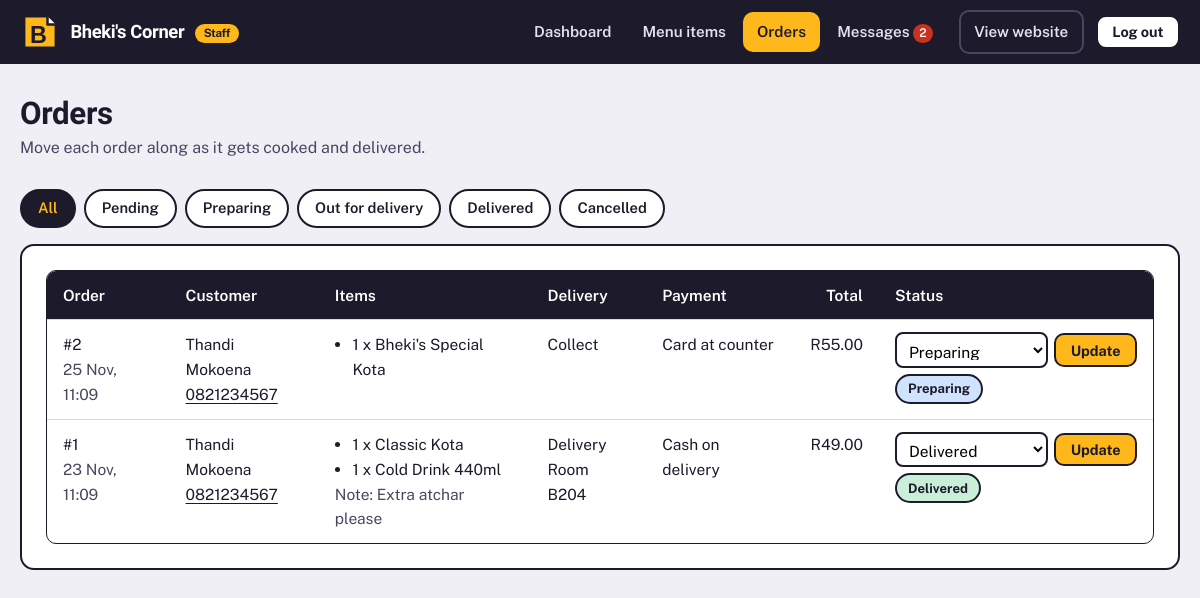
The page /admin/orders.php on the database its author committed.
### tables this page shows
CREATE TABLE tbl_orders (
  order_id INT NOT NULL AUTO_INCREMENT,
  customer_id INT NOT NULL,
  delivery_type VARCHAR(20) NOT NULL DEFAULT 'Delivery',
  room_number VARCHAR(20) DEFAULT NULL,
  payment_method VARCHAR(30) NOT NULL,
  notes VARCHAR(255) DEFAULT NULL,
  total_amount DECIMAL(9,2) NOT NULL,
  status VARCHAR(20) NOT NULL DEFAULT 'Pending',
  order_datetime DATETIME NOT NULL,
  PRIMARY KEY (order_id),
  KEY idx_orders_customer (customer_id),
  CONSTRAINT fk_orders_customer FOREIGN KEY (customer_id) REFERENCES tbl_customers (customer_id) ON DELETE CASCADE ON UPDATE CASCADE
);

CREATE TABLE tbl_customers (
  customer_id INT NOT NULL AUTO_INCREMENT,
  full_name VARCHAR(100) NOT NULL,
  email VARCHAR(150) NOT NULL,
  phone VARCHAR(20) NOT NULL,
  room_number VARCHAR(20) DEFAULT NULL,
  password_hash VARCHAR(255) NOT NULL,
  created_at DATETIME NOT NULL,
  PRIMARY KEY (customer_id),
  UNIQUE KEY uq_customer_email (email)
);

CREATE TABLE tbl_order_items (
  order_item_id INT NOT NULL AUTO_INCREMENT,
  order_id INT NOT NULL,
  product_id INT DEFAULT NULL,
  product_name VARCHAR(100) NOT NULL,
  unit_price DECIMAL(8,2) NOT NULL,
  quantity INT NOT NULL,
  PRIMARY KEY (order_item_id),
  KEY idx_items_order (order_id),
  KEY idx_items_product (product_id),
  CONSTRAINT fk_items_order FOREIGN KEY (order_id) REFERENCES tbl_orders (order_id) ON DELETE CASCADE ON UPDATE CASCADE,
  CONSTRAINT fk_items_product FOREIGN KEY (product_id) REFERENCES tbl_products (product_id) ON DELETE SET NULL ON UPDATE CASCADE
);

### includes/config.php (called while the page is built, shortened)
<?php
function e($text) {
    return htmlspecialchars((string)$text, ENT_QUOTES, 'UTF-8');
}
function money($amount) {
    return 'R' . number_format((float)$amount, 2, '.', ' ');
}
function db_query($conn, $sql, $types = '', $params = array()) {
    $stmt = $conn->prepare($sql);
    if ($types !== '') {
        $refs = array($types);
        foreach ($params as $i => $value) {
            $refs[] = &$params[$i];
        }
        call_user_func_array(array($stmt, 'bind_param'), $refs);
    }
    if (!$stmt->execute()) {
        $stmt->close();
        return false;
    }
    return $stmt;
}
function db_all($conn, $sql, $types = '', $params = array()) {
    $rows = array();
    $stmt = db_query($conn, $sql, $types, $params);
    $result = $stmt->get_result();
    while ($row = $result->fetch_assoc()) {
        $rows[] = $row;
    }
    return $rows;
}
function order_statuses() {
    return array('Pending', 'Preparing', 'Out for delivery', 'Delivered', 'Cancelled');
}
function status_class($status) {
    $map = array(
        'Pending' => 'badge-pending', 'Preparing' => 'badge-preparing', 'Out for delivery' => 'badge-out',
        'Delivered' => 'badge-delivered', 'Cancelled' => 'badge-cancelled'
    );
    return isset($map[$status]) ? $map[$status] : '';
}
?>

### admin/orders.php (the view, shortened to what this page needs)
<?php
require_once '../includes/config.php';
$statuses = order_statuses();
$filter = (isset($_GET['status']) && in_array($_GET['status'], $statuses)) ? $_GET['status'] : '';
$sql = 'SELECT o.*, c.full_name, c.phone FROM tbl_orders o JOIN tbl_customers c ON c.customer_id = o.customer_id';
if ($filter !== '') {
    $orders = db_all($conn, $sql . ' WHERE o.status = ? ORDER BY o.order_datetime DESC, o.order_id DESC', 's', array($filter));
} else {
    $orders = db_all($conn, $sql . ' ORDER BY o.order_datetime DESC, o.order_id DESC');
}
include '../includes/admin-header.php';
?>
<main id="main" class="admin-main">
  <h1>Orders</h1>
  <p class="sub">Move each order along as it gets cooked and delivered.</p>
  <div class="filter-row" aria-label="Filter orders by status">
    <a href="orders.php"<?php echo $filter === '' ? ' class="active"' : ''; ?>>All</a>
    <?php foreach ($statuses as $s) { ?>
    <a href="orders.php?status=<?php echo urlencode($s); ?>"<?php echo $filter === $s ? ' class="active"' : ''; ?>><?php echo e($s); ?></a>
    <?php } ?>
  </div>
  <section class="panel">
    <?php if (count($orders) === 0) { ?>
      <p class="muted">No orders to show.</p>
    <?php } else { ?>
    <div class="table-wrap">
      <table class="table">
        <thead>
          <tr><th scope="col">Order</th><th scope="col">Customer</th><th scope="col">Items</th><th scope="col">Delivery</th><th scope="col">Payment</th><th scope="col" class="num">Total</th><th scope="col">Status</th></tr>
        </thead>
        <tbody>
        <?php foreach ($orders as $o) {
            $items = db_all($conn, 'SELECT product_name, quantity FROM tbl_order_items WHERE order_id = ?', 'i', array((int)$o['order_id'])); ?>
          <tr>
            <td>#<?php echo (int)$o['order_id']; ?><br><span class="muted"><?php echo e(date('d M, H:i', strtotime($o['order_datetime']))); ?></span></td>
            <td><?php echo e($o['full_name']); ?><br><a href="tel:<?php echo e($o['phone']); ?>"><?php echo e($o['phone']); ?></a></td>
            <td>
              <ul style="margin:0;padding-left:1.1rem">
                <?php foreach ($items as $it) { ?><li><?php echo (int)$it['quantity']; ?> x <?php echo e($it['product_name']); ?></li><?php } ?>
              </ul>
              <?php if ($o['notes']) { ?><span class="muted">Note: <?php echo e($o['notes']); ?></span><?php } ?>
            </td>
            <td><?php echo e($o['delivery_type']); ?><?php echo $o['room_number'] ? '<br>Room ' . e($o['room_number']) : ''; ?></td>
            <td><?php echo e($o['payment_method']); ?></td>
            <td class="num"><?php echo money($o['total_amount']); ?></td>
            <td>
              <form class="inline-form" action="../phpscripts/admin-order-status.php" method="post">
                <select id="st<?php echo (int)$o['order_id']; ?>" name="status">
                  <?php foreach ($statuses as $s) { ?><option value="<?php echo e($s); ?>"<?php echo $o['status'] === $s ? ' selected' : ''; ?>><?php echo e($s); ?></option><?php } ?>
                </select>
                <button type="submit" class="btn btn-small">Update</button>
              </form>
              <span class="badge <?php echo status_class($o['status']); ?>" style="margin-top:0.4rem"><?php echo e($o['status']); ?></span>
            </td>
          </tr>
        <?php } ?>
        </tbody>
      </table>
    </div>
    <?php } ?>
  </section>
</main>
<?php include '../includes/admin-footer.php'; ?>

### stylesheets/style.css (style rules this page uses)
:root { --ink: #1d1a2b; --ink-soft: #4a4660; --marigold: #ffb81c; --marigold-deep: #e59f00; --chilli: #c8321f; --leaf: #167a4e; --paper: #fbfbfd; --mist: #f0eff6; --line: #d9d6e6; --white: #ffffff; --font-head: "Bricolage Grotesque", "Trebuchet MS", "Segoe UI", sans-serif; --font-body: "Public Sans", "Segoe UI", Arial, sans-serif; --fs-sm: 0.875rem; --fs-base: 1rem; --fs-md: 1.25rem; --fs-lg: 1.563rem; --fs-xl: 1.953rem; --fs-2xl: clamp(2rem, 4vw, 2.75rem); --fs-hero: clamp(2.5rem, 6.4vw, 4.75rem); --radius: 14px; --radius-sm: 10px; --shadow-hard: 3px 3px 0 var(--ink); --shadow-soft: 0 8px 24px rgba(29, 26, 43, 0.1); --wrap: 1180px; }
*, *::before, *::after { box-sizing: border-box; }
html { scroll-behavior: smooth; }
body { margin: 0; font-family: var(--font-body); font-size: var(--fs-base); line-height: 1.6; color: var(--ink); background: var(--paper); }
h1, h2, h3, h4 { font-family: var(--font-head); line-height: 1.12; margin: 0 0 0.6em; letter-spacing: -0.01em; }
h1 { font-size: var(--fs-hero); font-weight: 800; }
p { margin: 0 0 1em; max-width: 68ch; }
a { color: var(--ink); text-underline-offset: 3px; }
.btn { display: inline-flex; align-items: center; justify-content: center; gap: 0.5rem; font: 700 1rem var(--font-body); text-decoration: none; cursor: pointer; background: var(--marigold); color: var(--ink); border: 2px solid var(--ink); border-radius: var(--radius-sm); padding: 0.75rem 1.4rem; box-shadow: var(--shadow-hard); transition: transform 0.12s, box-shadow 0.12s, background 0.15s; }
.btn-small { padding: 0.4rem 0.9rem; font-size: 0.9rem; box-shadow: none; }
.table-wrap { overflow-x: auto; border: 2px solid var(--ink); border-radius: var(--radius); background: var(--white); }
.table { width: 100%; border-collapse: collapse; font-size: 0.97rem; }
.table th, .table td { padding: 0.75rem 1rem; text-align: left; border-top: 1px solid var(--line); vertical-align: top; }
.table thead th { background: var(--ink); color: var(--white); border-top: 0; font-weight: 600; white-space: nowrap; }
.table .num { text-align: right; white-space: nowrap; }
.badge { display: inline-block; padding: 0.15rem 0.7rem; border-radius: 999px; font-size: 0.82rem; font-weight: 700; border: 2px solid var(--ink); background: var(--mist); white-space: nowrap; }
.badge-preparing { background: #cfe3ff; }
.badge-delivered { background: #c9efd9; }
.muted { color: var(--ink-soft); }

### stylesheets/admin.css (style rules this page uses)
body.admin { background: var(--mist); }
.admin-main { max-width: 1280px; margin: 0 auto; padding: 2rem 1.25rem 4rem; }
.admin-main h1 { font-size: var(--fs-xl); margin-bottom: 0.3rem; }
.admin-main .sub { color: var(--ink-soft); margin-bottom: 1.75rem; }
.panel { background: var(--white); border: 2px solid var(--ink); border-radius: var(--radius); padding: 1.5rem; margin-bottom: 1.75rem; }
.panel .table-wrap { border-width: 1px; border-radius: var(--radius-sm); }
.inline-form { display: flex; gap: 0.4rem; align-items: center; }
.inline-form select { font: inherit; padding: 0.35rem 0.5rem; border: 2px solid var(--ink); border-radius: 8px; background: var(--white); }
.filter-row { display: flex; flex-wrap: wrap; gap: 0.5rem; margin-bottom: 1rem; }
.filter-row a { text-decoration: none; font-weight: 600; font-size: 0.92rem; border: 2px solid var(--ink); border-radius: 999px; padding: 0.35rem 1rem; background: var(--white); }
.filter-row a.active { background: var(--ink); color: var(--marigold); }

### rows shown on the page
tbl_orders: order_id "2", order_datetime "25 Nov, 11:09", customer.full_name "Thandi Mokoena", customer.phone "0821234567", delivery_type "Collect", payment_method "Card at counter", total_amount "R55.00", status "Preparing"
tbl_order_items: quantity "1", product_name "Bheki's Special Kota"
tbl_orders: order_id "1", order_datetime "23 Nov, 11:09", customer.full_name "Thandi Mokoena", customer.phone "0821234567", notes "Extra atchar please", delivery_type "Delivery", room_number "B204", payment_method "Cash on delivery", total_amount "R49.00", status "Delivered"
tbl_order_items: quantity "1", product_name "Classic Kota"
tbl_order_items: quantity "1", product_name "Cold Drink 440ml"

### other values the page prints
$unreadCount "2"
$s "Pending"
$s "Preparing"
$s "Out for delivery"
$s "Delivered"
$s "Cancelled"
form field status "Preparing"
form field status "Delivered"
